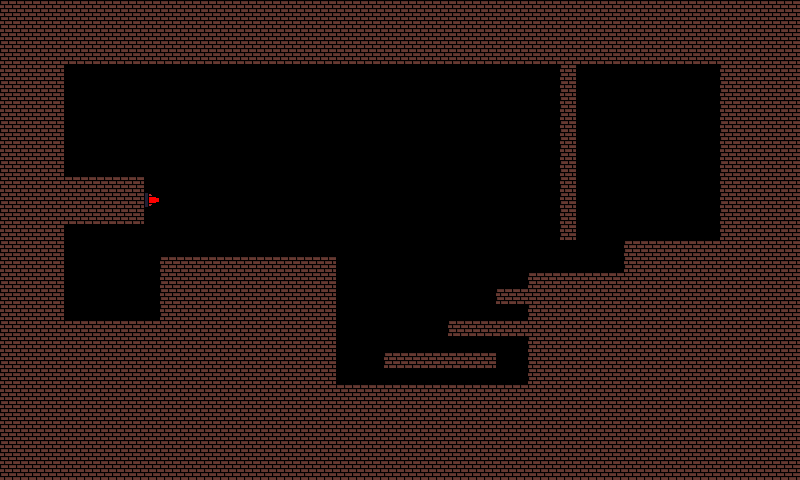

A 2D game scene composited from a Tiled map and its tileset images. What follows is a short description and the map's XML, with every tile layer's data as written:
An orthogonal 50x30 tile map with 16x16 px tiles, 1 tile layer (Tiles) and 23 objects (13x Platform, 2x HObject, Start, End, HotButton, ...).

<map version="1.10" tiledversion="1.10.2" orientation="orthogonal" renderorder="right-down" width="50" height="30" tilewidth="16" tileheight="16" infinite="0" nextlayerid="5" nextobjectid="34">
 <tileset firstgid="1" name="Tiles" tilewidth="16" tileheight="16" tilecount="16" columns="4">
  <image source="../images/Tiles.png" width="64" height="64" />
 </tileset>
 <layer id="1" name="Tiles" width="50" height="30">
  <data encoding="csv">
1,1,1,1,1,1,1,1,1,1,1,1,1,1,1,1,1,1,1,1,1,1,1,1,1,1,1,1,1,1,1,1,1,1,1,1,1,1,1,1,1,1,1,1,1,1,1,1,1,1,
1,1,1,1,1,1,1,1,1,1,1,1,1,1,1,1,1,1,1,1,1,1,1,1,1,1,1,1,1,1,1,1,1,1,1,1,1,1,1,1,1,1,1,1,1,1,1,1,1,1,
1,1,1,1,1,1,1,1,1,1,1,1,1,1,1,1,1,1,1,1,1,1,1,1,1,1,1,1,1,1,1,1,1,1,1,1,1,1,1,1,1,1,1,1,1,1,1,1,1,1,
1,1,1,1,1,1,1,1,1,1,1,1,1,1,1,1,1,1,1,1,1,1,1,1,1,1,1,1,1,1,1,1,1,1,1,1,1,1,1,1,1,1,1,1,1,1,1,1,1,1,
1,1,1,1,0,0,0,0,0,0,0,0,0,0,0,0,0,0,0,0,0,0,0,0,0,0,0,0,0,0,0,0,0,0,0,1,0,0,0,0,0,0,0,0,0,1,1,1,1,1,
1,1,1,1,0,0,0,0,0,0,0,0,0,0,0,0,0,0,0,0,0,0,0,0,0,0,0,0,0,0,0,0,0,0,0,1,0,0,0,0,0,0,0,0,0,1,1,1,1,1,
1,1,1,1,0,0,0,0,0,0,0,0,0,0,0,0,0,0,0,0,0,0,0,0,0,0,0,0,0,0,0,0,0,0,0,1,0,0,0,0,0,0,0,0,0,1,1,1,1,1,
1,1,1,1,0,0,0,0,0,0,0,0,0,0,0,0,0,0,0,0,0,0,0,0,0,0,0,0,0,0,0,0,0,0,0,1,0,0,0,0,0,0,0,0,0,1,1,1,1,1,
1,1,1,1,0,0,0,0,0,0,0,0,0,0,0,0,0,0,0,0,0,0,0,0,0,0,0,0,0,0,0,0,0,0,0,1,0,0,0,0,0,0,0,0,0,1,1,1,1,1,
1,1,1,1,0,0,0,0,0,0,0,0,0,0,0,0,0,0,0,0,0,0,0,0,0,0,0,0,0,0,0,0,0,0,0,1,0,0,0,0,0,0,0,0,0,1,1,1,1,1,
1,1,1,1,0,0,0,0,0,0,0,0,0,0,0,0,0,0,0,0,0,0,0,0,0,0,0,0,0,0,0,0,0,0,0,1,0,0,0,0,0,0,0,0,0,1,1,1,1,1,
1,1,1,1,1,1,1,1,1,0,0,0,0,0,0,0,0,0,0,0,0,0,0,0,0,0,0,0,0,0,0,0,0,0,0,1,0,0,0,0,0,0,0,0,0,1,1,1,1,1,
1,1,1,1,1,1,1,1,1,4,0,0,0,0,0,0,0,0,0,0,0,0,0,0,0,0,0,0,0,0,0,0,0,0,0,1,0,0,0,0,0,0,0,0,0,1,1,1,1,1,
1,1,1,1,1,1,1,1,1,0,0,0,0,0,0,0,0,0,0,0,0,0,0,0,0,0,0,0,0,0,0,0,0,0,0,1,0,0,0,0,0,0,0,0,0,1,1,1,1,1,
1,1,1,1,0,0,0,0,0,0,0,0,0,0,0,0,0,0,0,0,0,0,0,0,0,0,0,0,0,0,0,0,0,0,0,1,0,0,0,0,0,0,0,0,0,1,1,1,1,1,
1,1,1,1,0,0,0,0,0,0,0,0,0,0,0,0,0,0,0,0,0,0,0,0,0,0,0,0,0,0,0,0,0,0,0,0,0,0,0,1,1,1,1,1,1,1,1,1,1,1,
1,1,1,1,0,0,0,0,0,0,1,1,1,1,1,1,1,1,1,1,1,0,0,0,0,0,0,0,0,0,0,0,0,0,0,0,0,0,0,1,1,1,1,1,1,1,1,1,1,1,
1,1,1,1,0,0,0,0,0,0,1,1,1,1,1,1,1,1,1,1,1,0,0,0,0,0,0,0,0,0,0,0,0,1,1,1,1,1,1,1,1,1,1,1,1,1,1,1,1,1,
1,1,1,1,0,0,0,0,0,0,1,1,1,1,1,1,1,1,1,1,1,0,0,0,0,0,0,0,0,0,0,1,1,1,1,1,1,1,1,1,1,1,1,1,1,1,1,1,1,1,
1,1,1,1,0,0,0,0,0,0,1,1,1,1,1,1,1,1,1,1,1,0,0,0,0,0,0,0,0,0,0,0,0,1,1,1,1,1,1,1,1,1,1,1,1,1,1,1,1,1,
1,1,1,1,1,1,1,1,1,1,1,1,1,1,1,1,1,1,1,1,1,0,0,0,0,0,0,0,1,1,1,1,1,1,1,1,1,1,1,1,1,1,1,1,1,1,1,1,1,1,
1,1,1,1,1,1,1,1,1,1,1,1,1,1,1,1,1,1,1,1,1,0,0,0,0,0,0,0,0,0,0,0,0,1,1,1,1,1,1,1,1,1,1,1,1,1,1,1,1,1,
1,1,1,1,1,1,1,1,1,1,1,1,1,1,1,1,1,1,1,1,1,0,0,0,1,1,1,1,1,1,1,0,0,1,1,1,1,1,1,1,1,1,1,1,1,1,1,1,1,1,
1,1,1,1,1,1,1,1,1,1,1,1,1,1,1,1,1,1,1,1,1,0,0,0,0,0,0,0,0,0,0,0,0,1,1,1,1,1,1,1,1,1,1,1,1,1,1,1,1,1,
1,1,1,1,1,1,1,1,1,1,1,1,1,1,1,1,1,1,1,1,1,1,1,1,1,1,1,1,1,1,1,1,1,1,1,1,1,1,1,1,1,1,1,1,1,1,1,1,1,1,
1,1,1,1,1,1,1,1,1,1,1,1,1,1,1,1,1,1,1,1,1,1,1,1,1,1,1,1,1,1,1,1,1,1,1,1,1,1,1,1,1,1,1,1,1,1,1,1,1,1,
1,1,1,1,1,1,1,1,1,1,1,1,1,1,1,1,1,1,1,1,1,1,1,1,1,1,1,1,1,1,1,1,1,1,1,1,1,1,1,1,1,1,1,1,1,1,1,1,1,1,
1,1,1,1,1,1,1,1,1,1,1,1,1,1,1,1,1,1,1,1,1,1,1,1,1,1,1,1,1,1,1,1,1,1,1,1,1,1,1,1,1,1,1,1,1,1,1,1,1,1,
1,1,1,1,1,1,1,1,1,1,1,1,1,1,1,1,1,1,1,1,1,1,1,1,1,1,1,1,1,1,1,1,1,1,1,1,1,1,1,1,1,1,1,1,1,1,1,1,1,1,
1,1,1,1,1,1,1,1,1,1,1,1,1,1,1,1,1,1,1,1,1,1,1,1,1,1,1,1,1,1,1,1,1,1,1,1,1,1,1,1,1,1,1,1,1,1,1,1,1,1
</data>
 </layer>
 <objectgroup id="2" name="SpawnPoints">
  <object id="14" name="Start" type="Start" x="96" y="304">
   <point />
  </object>
  <object id="15" name="End" type="End" x="672" y="224">
   <point />
  </object>
  <object id="26" name="Hot Button" type="HotButton" x="288" y="240">
   <properties>
    <property name="Blaster" type="object" value="30" />
   </properties>
   <point />
  </object>
  <object id="30" name="Hot Blaster" type="HotBlaster" x="160" y="199">
   <properties>
    <property name="Target" type="object" value="31" />
   </properties>
   <point />
  </object>
  <object id="31" x="340" y="204">
   <point />
  </object>
 </objectgroup>
 <objectgroup id="3" name="Colliders">
  <object id="5" type="Platform" x="0" y="0" width="800" height="64" />
  <object id="6" type="Platform" x="0" y="384" width="720" height="96" />
  <object id="7" type="Platform" x="720" y="64" width="80" height="416" />
  <object id="8" type="Platform" x="0" y="64" width="64" height="320" />
  <object id="9" type="Platform" x="528" y="272" width="192" height="112" />
  <object id="10" name="HObject" type="HObject" x="336" y="128" width="48" height="160">
   <properties>
    <property name="AtomicSize" type="float" value="5" />
    <property name="HotHeight" type="object" value="32" />
    <property name="TemperatureChangeRate" type="float" value="1" />
    <property name="TempratureFactor" type="float" value="0" />
   </properties>
  </object>
  <object id="11" type="Platform" x="384" y="352" width="112" height="16" />
  <object id="20" type="Platform" x="160" y="256" width="176" height="128" />
  <object id="21" type="Platform" x="64" y="320" width="96" height="64" />
  <object id="22" type="Platform" x="496" y="288" width="32" height="16" />
  <object id="23" type="Platform" x="448" y="320" width="80" height="16" />
  <object id="24" type="Platform" x="560" y="64" width="16" height="176" />
  <object id="25" type="Platform" x="624" y="240" width="96" height="32" />
  <object id="28" type="Platform" x="64" y="176" width="80" height="48" />
  <object id="32" x="336" y="64">
   <point />
  </object>
  <object id="33" name="HObject" type="HObject" x="128" y="288" width="32" height="32" />
 </objectgroup>
 <objectgroup id="4" name="AudioTriggers">
  <object id="17" name="Intro" type="AutoStart" x="80" y="304">
   <properties>
    <property name="Audio" type="file" value="../audio/Level2-Intro.mp3" />
   </properties>
   <point />
  </object>
  <object id="18" name="Button Instructions" type="Trigger" x="208" y="208" width="48" height="48">
   <properties>
    <property name="Audio" type="file" value="../audio/Level2-ButtonTrigger.mp3" />
    <property name="HoldInput" type="bool" value="true" />
   </properties>
  </object>
 </objectgroup>
</map>
